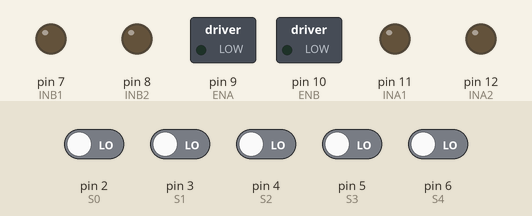
This sketch was run on a simulated Arduino Uno, built with avr-gcc and run on an emulated ATmega328P. On the bench: switched loads named in the sketch (green lamp = pin HIGH), output pins drawn as LEDs (lit = HIGH). Dashed ring = blinking. The inputs (shaded band) are chosen by the test bench; at power-on: pin 2 (S0), pin 3 (S1), pin 4 (S2), pin 5 (S3), pin 6 (S4) LOW.

Above: at 1.2 s.
1.3 s: pin 2 (S0) driven HIGH
At 1.45 s:
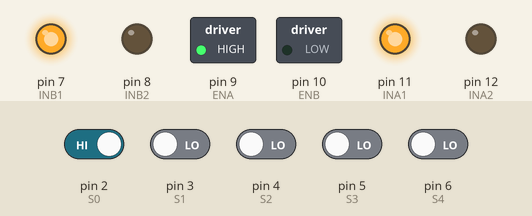
4.3 s: pin 3 (S1) driven HIGH
At 7.2 s:
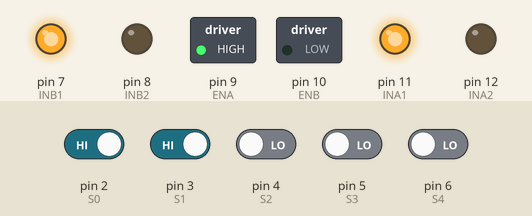
7.3 s: pin 5 (S3) driven HIGH
At 7.8 s:
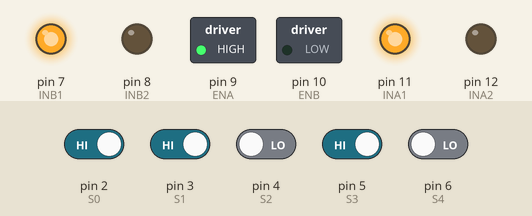
8.8 s: pin 4 (S2) driven HIGH
At 11.7 s:
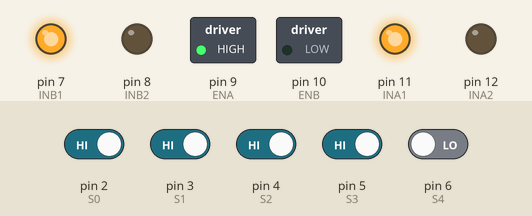
11.8 s: pin 4 (S2) driven LOW
At 12.6 s:
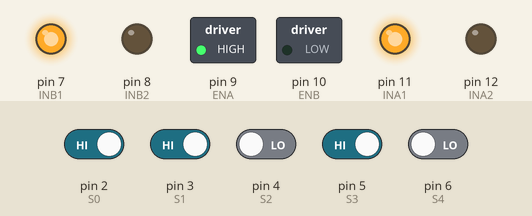
13.3 s: pin 2 (S0) driven LOW and pin 3 (S1) driven LOW
At 14.0 s:
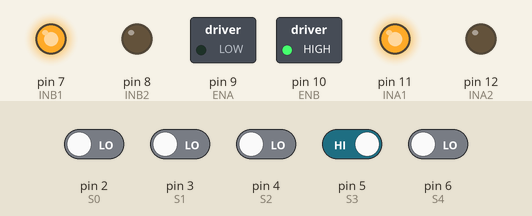
Timing chart, 0 to 17.3 s (numbered marks = the images above; inputs shaded):
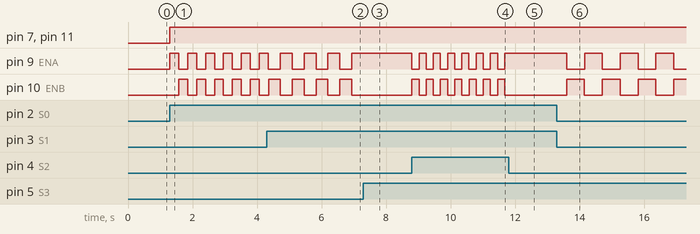

The sketch:

PID_lineFollower_new.ino
```cpp
//BG Basanta Gyawali


//recent optimization is : baseSpeed : 160, Kp : 40, Kd : 10, Ki : 3

/*--Defining line array (IP sensors input pins)--*/

#define   S0      2         //Right most
#define   S1      3
#define   S2      4         //Centre one
#define   S3      5
#define   S4      6         //Left most


/*--Defination part for motor driver--*/

#define   ENA     9         //Enable pin A
#define   ENB     10        //Enable pin B
#define   INA1    11        //Input pin for right motor
#define   INA2    12
#define   INB1    7        //Input pin for left motor
#define   INB2    8


/* -- 1 - HIGH and 2 - LOW for forward MOTOR_ROTATION -- */


/*--Global variable declaration part--*/

const int baseSpeed = 160;
int prevError;
int P, I, D;


/*--Function declaration section--*/

int returnErr();
int PID(int error);

void setup() {
  /*--Setup for motor pins--*/
  pinMode (INA1, OUTPUT);
  pinMode (INA2, OUTPUT);
  pinMode (INB1, OUTPUT);
  pinMode (INB2, OUTPUT);
  //For ENA and ENB defining pinMode is not necessary since they are for pwm and is default set to output

  /*--Setup for line array or IR Sensor--*/
  pinMode (S0, INPUT);
  pinMode (S1, INPUT);
  pinMode (S2, INPUT);
  pinMode (S3, INPUT);
  pinMode (S4, INPUT);

  /*--Starting serial monitor--*/
  Serial.begin(9600);


}
void loop() {
  // put your main code here, to run repeatedly

  int error = returnErr();
  int Speed;

  if (error != 10) {
    Speed = PID(error);
    forward(Speed);
  }

}

int PID(int error) {

  int kp = 40, kd = 10, ki = 3;
  int readSen[5];

  //To read data of the five sensors

  P = error;
  I = I + error;
  D = error - prevError;
  prevError = error;
  return (kp * P + ki * I + kd * D);
}

void forward(int a) {
  int A = constrain(baseSpeed + a, 0, 255); //total speed for motor A
  int B = constrain(baseSpeed - a, 0, 255); //total speed for motor B
  //Serial.print(A);Serial.print(",");Serial.println(B);
  analogWrite(ENA, A);//analog read data from 0 to 255 so we pass the value in it
  analogWrite(ENB, B);
  digitalWrite(INA1, HIGH);
  digitalWrite(INA2, LOW);
  digitalWrite(INB1, HIGH);
  digitalWrite(INB2, LOW);
}


/*--Function to return error--*/
int returnErr() {
  int readSen[5];

  //To read data of the five sensors
  for(int i = 0; i <= 4; i++) {
    readSen[i]=digitalRead(i+2);    //Here "i+2" is taken to take sensor data connected from S0 to S2
  }

  //error cases
  int state = (readSen[4]<<4 | readSen[3]<<3 | readSen[2]<<2 | readSen[1]<<1 | readSen[0]);
  const int errorLut[32] = { 10, 4, 2, 3, 0, 0, 1, 5, -2, 0, 0, 0, -1, 0, 0, 5, -4, 0, 0, 0, 0, 0, 0, 0, -3, 0, 0, 0, -5, 0, -5, 0};//here error 10 is a dummy error
  return errorLut[state];
}
```

Measured:
- after the input at 1.3 s, pin 7 (INB1), pin 11 (INA1): LOW → HIGH at once; pin 9 (ENA): alternates HIGH for 0.28 s and LOW for 0.28 s, starting at once; pin 10 (ENB): alternates HIGH for 0.28 s and LOW for 0.28 s, starting after 0.28 s
- after the input at 4.3 s, pin 9 (ENA), pin 10 (ENB): alternates HIGH for 0.37 s and LOW for 0.37 s, starting after 0.42 s
- after the input at 7.3 s, pin 9 (ENA): stops changing and stays HIGH; pin 10 (ENB): stops changing and stays LOW
- after the input at 8.8 s, pin 9 (ENA), pin 10 (ENB): alternates HIGH for 0.22 s and LOW for 0.22 s, starting at once
- after the input at 11.8 s, pin 9 (ENA): stops changing and stays HIGH; pin 10 (ENB): stops changing and stays LOW
- after the input at 13.3 s, pin 9 (ENA): alternates HIGH for 0.56 s and LOW for 0.55 s, starting after 0.30 s; pin 10 (ENB): alternates HIGH for 0.55 s and LOW for 0.56 s, starting after 0.30 s
